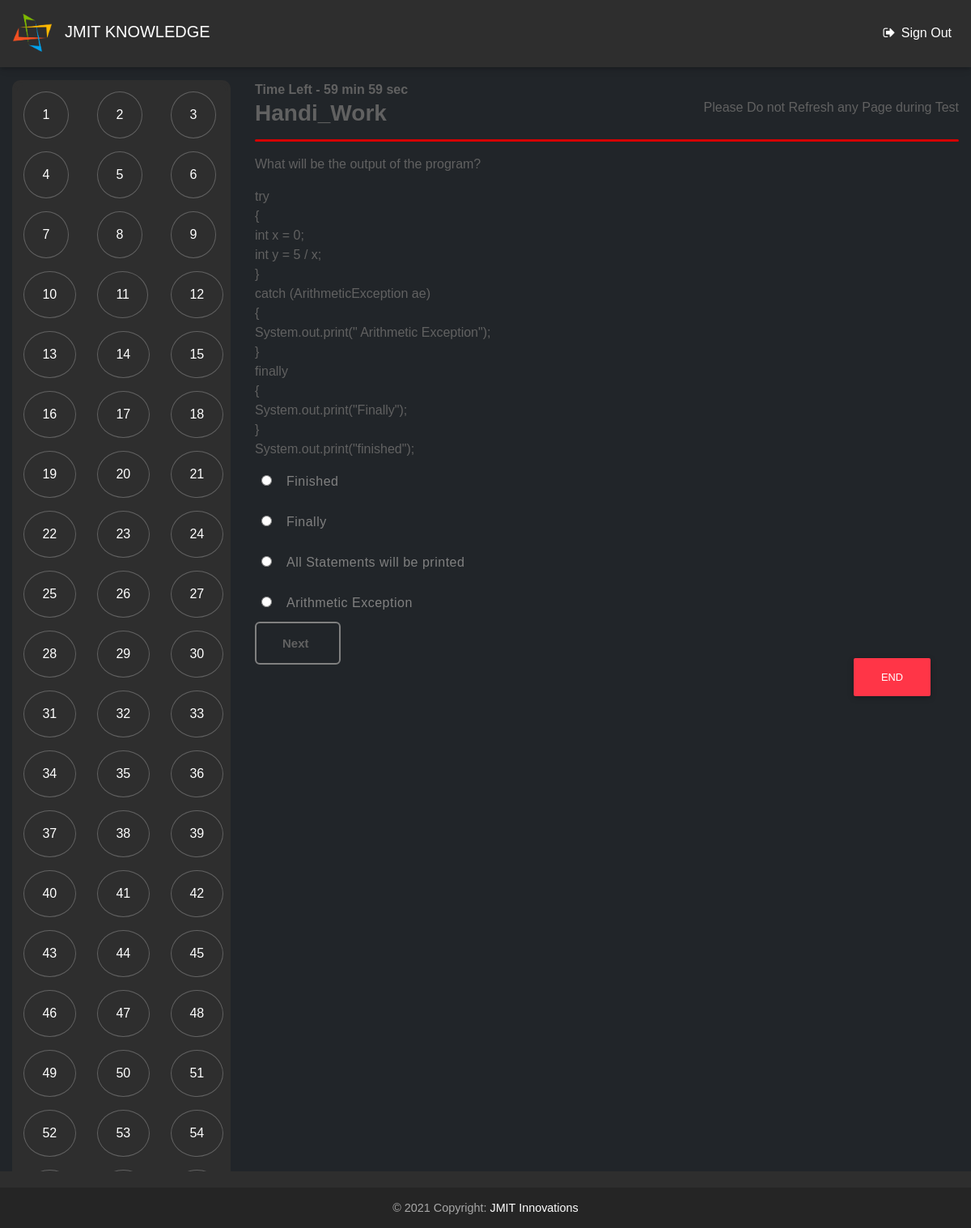
The page /dashboard/1 (signed in) on the database its author committed.
### quiz_qus/models.py (models this page shows, shortened)
class question(models.Model):
	qus_id=models.IntegerField(unique=True)
	title=models.CharField(max_length=255)
	desc=models.TextField()
	option_1=models.CharField(max_length=255)
	option_2=models.CharField(max_length=255)
	option_3=models.CharField(max_length=255)
	option_4=models.CharField(max_length=255)
	correct_option=models.IntegerField()

### mcq_v2/views.py (the view, shortened to what this page needs)
# urls.py: path('dashboard/<int:id>',dashboard,name="dashboard"),
def dashboard(request,id):
	quiz_object=quizze.objects.get(pk=id)
	student=sprofile.objects.get(user=request.user)
	queryset=list(quiz_object.ques.all())
	totalQ=quiz_object.ques.all().count()
	if student.start_time==0:
		student.start_time=1
		student.save()
		shuffle(queryset)
		time=quiz_object.time
		context={
			"totalQ":totalQ,
			"questionset":queryset,
			"time":time
		}
		return render(request,'test/dashboard.html',context)

### templates/test/dashboard.html (shortened to what this page needs)
{% load static %}
<!DOCTYPE html>
<html lang="en">
<head>
  <link rel="stylesheet" href="https://maxcdn.bootstrapcdn.com/font-awesome/4.7.0/css/font-awesome.min.css">
  <link href="{% static 'assets/css/bootstrap.min.css' %}" rel="stylesheet">
  <link href="{% static 'assets/css/mdb.min.css' %}" rel="stylesheet">
  <link href="{% static 'assets/css/animate.css' %}" rel="stylesheet">
  <link href="{% static 'assets/css/dashboard1.css' %}" rel="stylesheet">
</head>
<body class="fixed-sn animated fadeIn" style="background-color: currentcolor;">
  <header>
    <nav class="navbar navbar-expand-lg navbar-dark elegant-color">
      <div class="navbar-brand" title="JMIT Website"><img src="{% static 'assets/img/logo.png' %}">
        <p id="head">JMIT KNOWLEDGE</p>
      </div>
      {% if user.is_authenticated %}
      <ul class="nav navbar-nav nav-flex-icons ml-auto">
        <li class="nav-item">
          <a href="/logout" class="nav-link">
            <i class="fa fa-sign-out"></i>
            <span class="clearfix d-none d-sm-inline-block">Sign Out</span>
          </a>
        </li>
      </ul>
      {% endif %}
    </nav>
  </header>
  {% if user.is_authenticated %}
    <main class="container-fluid">
      <div class="row parent_row">
        <div class="col-lg-3 col-md-3 col-12">
          <div class="panel">
            <div class="panel panel-body" id="border">
              <div class="row mr-0">
                {% for question in questionset %}
                <div class="col-lg-4 col-4 col-md-6">
                  <button style="color:white;" type="button" id="b{{forloop.counter}}" class="Button" onclick="showq('{{forloop.counter}}')">{{forloop.counter}}</button>
                </div>
                {% endfor %}
              </div>
            </div>
          </div>
        </div>
        <div class="col-lg-9 col-md-9 col-12" style="color: #616161;">
          <div class="ml-auto"style="font-weight: bold;" id="quiz-time-left"></div>
          <h6 style="float: right;display:flex;">Please Do not Refresh any Page during Test</h6>
          <form method="POST" name="quiz">
            {% for question in questionset %}
            <div id="{{forloop.counter}}">
              <div class="ques">
                  <h3>{{question.title}}</h3>
                  <hr>
                  <p>{{ question.desc | linebreaks}}</p>
                  <ul class="Oplist">
                    <li class="option">
                      <input type="radio" id="option1{{question.pk}}" name="{{question.pk}}" value="1">
                      <label for="option1{{question.pk}}">{{question.option_1}}</label>
                    </li>
                    <li class="option">
                      <input type="radio" id="option2{{question.pk}}" name="{{question.pk}}" value="2">
                      <label for="option2{{question.pk}}">{{question.option_2}}</label>
                    </li>
                    <li class="option">
                      <input type="radio" id="option3{{question.pk}}" name="{{question.pk}}" value="3">
                      <label for="option3{{question.pk}}">{{question.option_3}}</label>
                    </li>
                    <li class="option">
                      <input type="radio" id="option4{{question.pk}}" name="{{question.pk}}" value="4">
                      <label for="option4{{question.pk}}">{{question.option_4}}</label>
                    </li>
                  </ul>
                  <a onclick="shownext({{forloop.counter}})" class="next" id="next{{forloop.counter}}">Next</a>
              </div>
            </div>
            {% endfor %}
            <a><button id="End" type="submit" value="End" class="btn btn-danger end_test mr-auto">END</button></a>
          </form>
        </div>
      </div>
    </main>
  {% endif %}
</body>
<footer class="page-footer elegant-color center-on-small-only"style="bottom: 0px;position: fixed;width: -webkit-fill-available;">
  <div class="footer-copyright">
    <div class="container-fluid">
      © 2021 Copyright:
      <a href="#">JMIT Innovations</a>
    </div>
  </div>
</footer>
</html>

### static_mcq/assets/css/dashboard1.css (style rules this page uses)
body { font-family: 'Quicksand',sans-serif; overflow-x: hidden; }
.navbar-brand>img { display: block; width: 3rem; margin-top: 0.25rem; margin-left: 0rem; }
p#head { margin-top: -2.5rem; margin-left: 4rem; margin-bottom: 1rem; color: white; }
.row.parent_row { margin-top: 1rem; }
#border { border: 0px solid grey; }
button.Button { padding: 1rem 1.4rem; outline: none; margin: 0.5rem 0.5rem; border: 1.5px solid #616161; background-color: transparent; border-radius: 50%; color: #616161; }
.next { background-color: transparent; padding: 1rem 2rem; font-size: 15px; margin-top: 5rem; border: 2px solid grey; border-radius: 6px; color: grey; outline: none; font-weight: bold; }
h3 { font-weight: bold; }
hr { color: #D50000; background-color: #D50000; width: 100%; height: 3px; margin-right: auto; margin-left: auto; border: none; border-radius: 10px; }
.panel { background-color: #2E2E2E!important; border-radius: 10px; border: 3px solid #2E2E2E!important; }
ul.Oplist { margin-left: -2rem; }
ul.Oplist li.option { color: grey; display: block; position: relative; letter-spacing: 0.5px; float: left; width: 100%; height: 50px; }
ul.Oplist li.option input[type='radio'] { color: #D50000; }
ul.Oplist li.option label { position: relative; font-weight: 300; left: 70px; margin: 0px -57px; height: 30px; z-index: 9; cursor: pointer; -webkit-transition: all 0.25s linear; }
.Oplist { position: relative; }
button.end_test { position: absolute; right:50px; }
footer.page-footer { margin-top: 6rem; }

### rows shown on the page
question: title "Handi_Work", desc "What will be the output of the program? try { int x = 0; int y = 5 / x; } catch (ArithmeticException ae) { System.out.print(\" Arithmetic Exception\"); } finally { System.out.print(\"Finally\"); } System.out.print(\"finished\");", option_1 "Finished", option_2 "Finally", option_3 "All Statements will be printed", option_4 "Arithmetic Exception"
